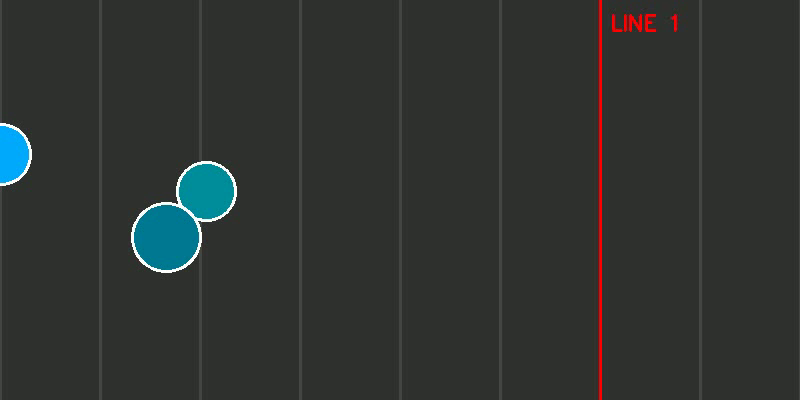
#> input picture frame 60 of bang_chuyen.mp4, 800 x 400 px
$ python lab2.py
#> lines starting #> are read from the running program, lines starting #| are printed output that depends on the picture; after the words box and inside, x2 and y2 are one past the last pixel; in counts of white or black regions, pixels touching at a corner belong together
import cv2 as cv
import numpy as np

vid = cv.VideoCapture("bang_chuyen.mp4")


# how many frames to run red-line detection for before locking positions
DETECTION_LOCK_FRAMES = 30

trackers = []
next_id = 0
frame_count = 0

# smoothing and fade settings to reduce flicker
SMOOTH_ALPHA = 0.6
FADE_FRAMES = 4

# detection caps to avoid huge/merged-circle outlines
MAX_PEAK_RADIUS = 40
MAX_DETECTION_RADIUS = 80

# Detected vertical line x-positions (in pixels) and their counts
line_xs = []
line_counts = []

def detect_red_lines(frame):
    h, w = frame.shape[:2]
    hsv = cv.cvtColor(frame, cv.COLOR_BGR2HSV)
    lower1 = np.array([0, 100, 100])
    upper1 = np.array([10, 255, 255])
    lower2 = np.array([160, 100, 100])
    upper2 = np.array([180, 255, 255])
    m1 = cv.inRange(hsv, lower1, upper1)
    m2 = cv.inRange(hsv, lower2, upper2)
    mask = cv.bitwise_or(m1, m2)
    kernel = cv.getStructuringElement(cv.MORPH_RECT, (5, 5))
    mask = cv.morphologyEx(mask, cv.MORPH_CLOSE, kernel, iterations=2)
    contours, _ = cv.findContours(mask, cv.RETR_EXTERNAL, cv.CHAIN_APPROX_SIMPLE)
    xs = []
    for cnt in contours:
        x, y, wc, hc = cv.boundingRect(cnt)
        if hc > h * 0.4 and wc < w * 0.1:
            xs.append(x + wc // 2)
    xs = sorted(xs)
    return xs

def update_detected_lines(xs_new):
    global line_xs, line_counts
    if not xs_new:
        return
    if not line_xs:
        line_xs = xs_new.copy()
        line_counts = [0] * len(line_xs)
        return
    matched = [False] * len(xs_new)
    new_xs = []
    new_counts = []
    for i, oldx in enumerate(line_xs):
        best_j = None
        best_d = None
        for j, nx in enumerate(xs_new):
            if matched[j]:
                continue
            d = abs(oldx - nx)
            if best_d is None or d < best_d:
                best_d = d
                best_j = j
        if best_j is not None and best_d < 80:
            new_xs.append(xs_new[best_j])
            new_counts.append(line_counts[i])
            matched[best_j] = True
    for j, nx in enumerate(xs_new):
        if not matched[j]:
            new_xs.append(nx)
            new_counts.append(0)
    line_xs = new_xs
    line_counts = new_counts

def match_tracker(x, y, trackers, r=None, thresh=60):
    best_i = None
    best_d = None
    for i, t in enumerate(trackers):
        tx, ty = t['pos']
        tr = t.get('r', 20)
        d = np.hypot(tx - x, ty - y)
        # adaptive threshold based on sizes to avoid wrong large jumps
        adaptive = int(max(thresh, 0.5 * (tr + (r if r is not None else tr))))
        if best_d is None or d < best_d:
            best_d = d
            best_i = i
    if best_d is not None and best_d < adaptive:
        return best_i
    return None

while True:
    ret, frame = vid.read()
#> frame is the input picture: shape (400, 800, 3); mean B, G, R 48.9, 51.2, 47.5
    if not ret:
        break
    if frame is None:
        continue

    h, w = frame.shape[:2]
    frame_count += 1
    # detect red vertical line(s) for the first few frames to stabilize, then lock
    if frame_count <= DETECTION_LOCK_FRAMES:
        xs_new = detect_red_lines(frame)
#> in detect_red_lines, `m1 = cv.inRange(hsv, lower1, upper1)`:
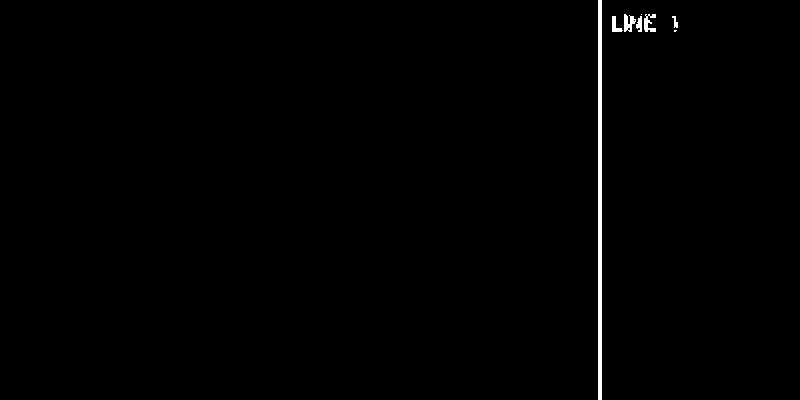
#> m1: shape (400, 800); 0.64% white; 8 white regions (2 under 20 px), largest, box (x1, y1, x2, y2) and area: (598, 0, 602, 400) 1600, (624, 14, 636, 32) 133, (644, 14, 656, 32) 123, (612, 16, 623, 32) 89, (636, 16, 642, 32) 66, (672, 16, 678, 28) 39
#> in detect_red_lines, `mask = cv.morphologyEx(mask, cv.MORPH_CLOSE, kernel, iterations=2)`:
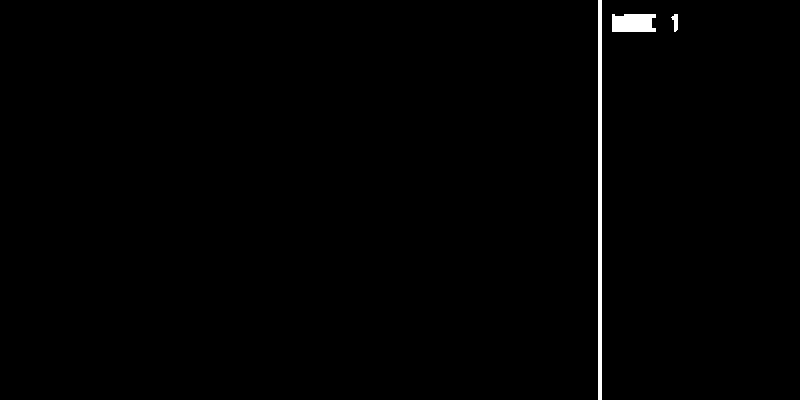
#> mask: shape (400, 800); 0.75% white; 3 white regions
#> in detect_red_lines, `contours, _ = cv.findContours(mask, cv.RETR_EXTERNAL, cv.CHAIN_APPROX_..`: contours = 3 contours; box (x1, y1, x2, y2) and area: (598, 0, 602, 400) 1197, (612, 14, 656, 32) 669, (671, 14, 678, 32) 57
#> the loop in detect_red_lines, `for cnt in contours:` made 3 passes
#> (x, y, wc, hc) on passes 1 to 2: (671, 14, 7, 18), (612, 14, 44, 18)
#> after the loop in detect_red_lines, `for cnt in contours:`: xs = [600]
#> xs_new = [600]
        if xs_new:
            update_detected_lines(xs_new)
#> in update_detected_lines, `line_counts = [0] * len(line_xs)`: line_counts = [0]

    gray = cv.cvtColor(frame, cv.COLOR_BGR2GRAY)
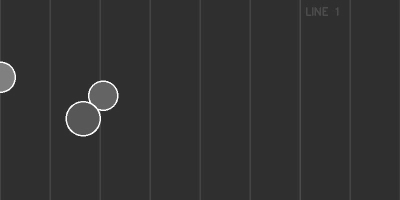
#> gray: shape (400, 800) (shown at 1/2 size); min 38, max 255, mean 49.8
    gray = cv.medianBlur(gray, 5)

    # tighten Hough parameters to reduce false positives and cap max radius
    circles = cv.HoughCircles(gray, cv.HOUGH_GRADIENT, dp=1.2, minDist=40,
                              param1=50, param2=40, minRadius=6, maxRadius=MAX_DETECTION_RADIUS)
#> circles = [[166.2, 234.6, 34.08], [204.6, 192.6, 29.4]]

    # Additional contour-based detections (helps with occluded/merged/small circles)
    _, bw = cv.threshold(gray, 0, 255, cv.THRESH_BINARY + cv.THRESH_OTSU)
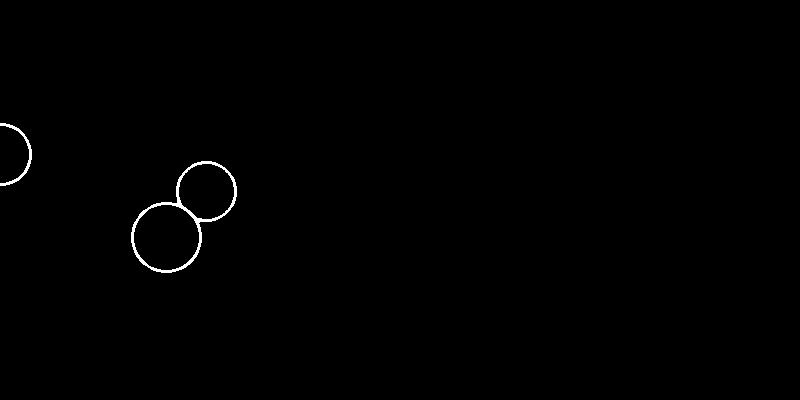
#> bw: shape (400, 800); 0.44% white; 2 white regions
    kernel3 = cv.getStructuringElement(cv.MORPH_ELLIPSE, (3, 3))
    bw = cv.morphologyEx(bw, cv.MORPH_OPEN, kernel3, iterations=1)
    contours, _ = cv.findContours(bw, cv.RETR_EXTERNAL, cv.CHAIN_APPROX_SIMPLE)
#> contours = 2 contours; box (x1, y1, x2, y2) and area: (131, 161, 237, 273) 6629, (0, 123, 32, 186) 197

    detections = []
    if circles is not None:
        circles = np.uint16(np.around(circles))
#> circles = [[166, 235, 34], [205, 193, 29]]
        for c in circles[0, :]:
            detections.append((int(c[0]), int(c[1]), int(c[2])))
#> this loop made 2 passes
#> after the loop, detections = [(166, 235, 34), (205, 193, 29)]

    for cnt in contours:
        area = cv.contourArea(cnt)
        if area < 50:
            continue
        perim = cv.arcLength(cnt, True)
        circ = 0
        if perim > 0:
            circ = 4 * np.pi * area / (perim * perim)
        (cx, cy), cr = cv.minEnclosingCircle(cnt)
        # Accept small circles or reasonably circular contours
        if circ > 0.4 or cr < 18:
            detections.append((int(cx), int(cy), int(cr)))
        else:
            # Large/merged contour: use distance transform to find multiple peaks
            mask = np.zeros(gray.shape, dtype=np.uint8)
            cv.drawContours(mask, [cnt], -1, 255, -1)
            dist = cv.distanceTransform(mask, cv.DIST_L2, 5)
            minVal, maxVal, minLoc, maxLoc = cv.minMaxLoc(dist)
            if maxVal > 6:
                # local maxima as peaks
                dil = cv.dilate(dist, np.ones((15, 15), np.uint8))
                peaks = (dist == dil) & (dist > 0.4 * maxVal)
                ys, xs = np.where(peaks)
                for yy, xx in zip(ys, xs):
                    peak_r = int(dist[yy, xx])
                    # ignore very large peaks (likely background/merged large area)
                    if peak_r <= MAX_PEAK_RADIUS:
                        detections.append((int(xx), int(yy), peak_r))
#> this loop made 2 passes
#> (area, perim, circ, cx, cy, cr, minVal, maxVal) on pass 2: (197, 203, 0.0601, 2.5, 154, 31.1, 0, 2)
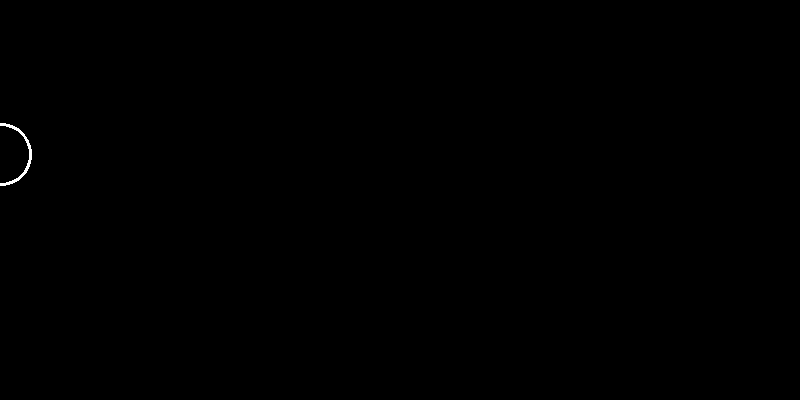
#> mask: shape (400, 800); 0.09% white; 1 white region, box (x1, y1, x2, y2) and area: (0, 123, 32, 186) 285
#> after the loop, detections = [(166, 235, 34), (205, 193, 29), (183, 215, 63)]

    # deduplicate detections (merge nearby ones)
    filtered = []
    for (x, y, r) in detections:
        keep = True
        for (fx, fy, fr) in filtered:
            if np.hypot(fx - x, fy - y) < max(8, 0.4 * min(fr, r)):
                keep = False
                break
        if keep:
            filtered.append((x, y, r))
#> this loop made 3 passes
#> after the loop, filtered = [(166, 235, 34), (205, 193, 29), (183, 215, 63)]

    seen_ids = set()
    # feed detections into tracker matching
    for (x, y, r) in filtered:
        # cap detection radius to avoid sudden huge outlines
        if r > MAX_DETECTION_RADIUS:
            r = MAX_DETECTION_RADIUS
        i = match_tracker(x, y, trackers, r=r)
        if i is None:
            trackers.append({'id': next_id, 'pos': (x, y), 'r': r, 'smooth_pos': (x, y), 'smooth_r': r, 'counted_lines': set(), 'missed': 0, 'hits': 1})
            i = len(trackers) - 1
            next_id += 1
            prev_x = trackers[i]['pos'][0]
        else:
            prev_x = trackers[i]['pos'][0]

        # increase hit count for tracker (used to suppress spurious trackers)
        trackers[i]['hits'] = min(trackers[i].get('hits', 1) + 1, 10)

        # check crossing for each configured line (left->right)
        # only count if tracker has enough hits (seen on multiple frames)
        for li, lx in enumerate(line_xs):
            if trackers[i].get('hits', 0) >= 2:
                if (li not in trackers[i]['counted_lines']) and (prev_x < lx <= x):
                    line_counts[li] += 1
                    trackers[i]['counted_lines'].add(li)

        # update tracker with new observation (store radius too) and smooth position/radius
        old_sx, old_sy = trackers[i].get('smooth_pos', (x, y))
        sx = SMOOTH_ALPHA * x + (1 - SMOOTH_ALPHA) * old_sx
        sy = SMOOTH_ALPHA * y + (1 - SMOOTH_ALPHA) * old_sy
        trackers[i]['smooth_pos'] = (sx, sy)
        trackers[i]['smooth_r'] = SMOOTH_ALPHA * r + (1 - SMOOTH_ALPHA) * trackers[i].get('smooth_r', r)
        trackers[i]['pos'] = (x, y)
        trackers[i]['r'] = r
        trackers[i]['missed'] = 0
        seen_ids.add(trackers[i]['id'])
#> this loop made 3 passes
#> (x, y, next_id, prev_x, old_sx, old_sy, sx) on pass 1: (166, 235, 1, 166, 166, 235, 166)
#> after the loop, next_id = 1; seen_ids = 1 item; trackers = 1 item

    # increment missed counters and remove very stale or low-confidence trackers
    for t in trackers:
        if t['id'] not in seen_ids:
            t['missed'] += 1
#> this loop made 1 pass

    new_trackers = []
    for t in trackers:
        # drop trackers that were only seen once and then missed for a while (likely false)
        if t['missed'] > 10 and t.get('hits', 0) < 2:
            continue
        # drop trackers that are extremely stale
        if t['missed'] > 60:
            continue
        new_trackers.append(t)
#> after the loop, new_trackers = 1 item
    trackers = new_trackers

    # draw UI: per-line counts
    font = cv.FONT_HERSHEY_SIMPLEX
#> font = 0

    # draw labels and counts only (do not draw extra vertical lines)
    for idx, lx in enumerate(line_xs):
        label = f"LINE {idx+1}"
        cv.putText(frame, label, (lx + 8, 30), font, 0.7, (0, 0, 255), 2, cv.LINE_AA)
        cv.putText(frame, f"Count: {line_counts[idx]}", (lx + 8, 60), font, 0.6, (0, 255, 0), 2, cv.LINE_AA)
#> this loop made 1 pass
#> (lx, label) on pass 1: (600, 'LINE 1')
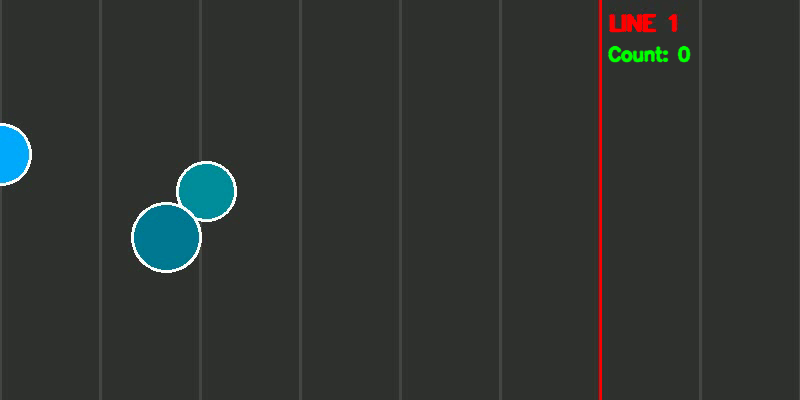
#> frame: shape (400, 800, 3); 0.5% of pixels changed, all inside (x1, y1, x2, y2) = (607, 13, 691, 63)

    # draw red 1-pixel outline with smoothing and short fade to avoid flicker
    for t in trackers:
        if t.get('hits', 0) < 2:
            continue
        missed = t.get('missed', 0)
        if missed > FADE_FRAMES:
            continue
        sx, sy = t.get('smooth_pos', t['pos'])
        sr = int(t.get('smooth_r', t.get('r', 16)))
        alpha = 1.0 if missed == 0 else max(0.15, 1.0 - float(missed) / FADE_FRAMES)
        tmp = frame.copy()
        cv.circle(tmp, (int(sx), int(sy)), sr, (0, 0, 255), 1)
        cv.addWeighted(tmp, alpha, frame, 1.0 - alpha, 0, frame)
#> this loop made 1 pass
#> (missed, sx, sy, sr, alpha) on pass 1: (0, 185.6, 212.9, 50, 1)
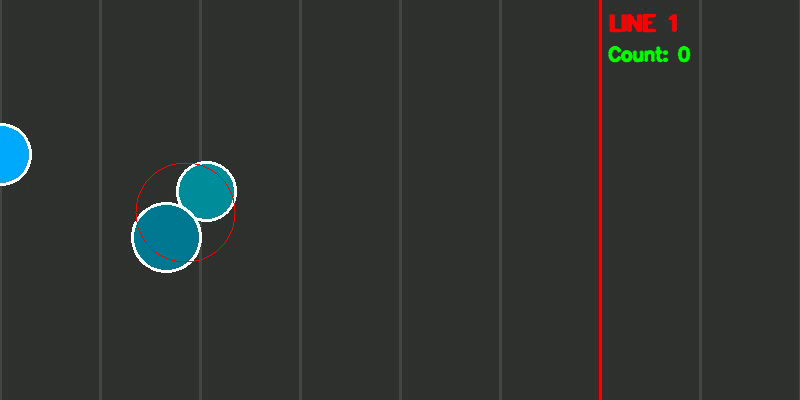
#> frame: shape (400, 800, 3); 0.09% of pixels changed, all inside (x1, y1, x2, y2) = (135, 162, 236, 263)

    cv.imshow("video", frame)
    if cv.waitKey(30) & 0xFF == ord('q'):
#> (key q is pressed here)
        break

vid.release()
cv.destroyAllWindows()

$ run again, starting later in the video
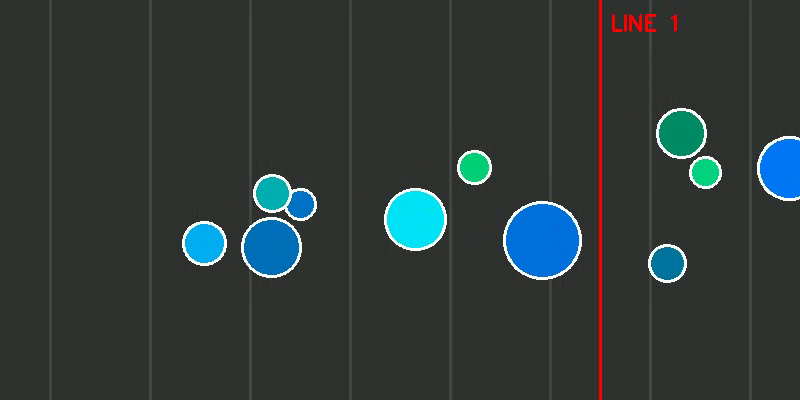
#> input picture frame 270 of bang_chuyen.mp4, 800 x 400 px
#> frame is the input picture: shape (400, 800, 3); mean B, G, R 56.6, 56.6, 48.1
#> hsv: shape (400, 800, 3); mean H, S, V 53, 30.8, 61.3
#> m1: shape (400, 800); 0.64% white; 8 white regions (2 under 20 px), largest, box (x1, y1, x2, y2) and area: (598, 0, 602, 400) 1600, (624, 14, 636, 32) 133, (644, 14, 656, 32) 99, (612, 16, 623, 32) 89, (636, 16, 642, 32) 66, (674, 16, 678, 30) 40
#> m2: shape (400, 800); 0.04% white in thin lines or dots, all inside (x1, y1, x2, y2) = (612, 14, 678, 32)
#> in detect_red_lines, `contours, _ = cv.findContours(mask, cv.RETR_EXTERNAL, cv.CHAIN_APPROX_..`: contours = 3 contours; box (x1, y1, x2, y2) and area: (598, 0, 602, 400) 1197, (612, 14, 656, 32) 680, (671, 14, 678, 32) 58
#> the loop in detect_red_lines, `for cnt in contours:` made 3 passes
#> (x, y, wc, hc) on passes 1 to 2: (671, 14, 7, 18), (612, 14, 44, 18)
#> after the loop in detect_red_lines, `for cnt in contours:`: xs = [600]
#> line_counts = [0]
#> `circles = cv.HoughCircles(gray, cv.HOUGH_GRADIENT, dp=1.2, minDist=40,..`: circles = [[540.6, 240.6, 37.92], [270.6, 246.6, 30.84], [415.8, 220.2, 29.76], [681, 132.6, 26.04], [666.6, 263.4, 19.44], [705, 172.2, 16.56], [203.4, 243, 21.84], [270.6, 192.6, 18.24], [474.6, 167.4, 16.92], [785.4, 171, 28.44]]
#> `_, bw = cv.threshold(gray, 0, 255, cv.THRESH_BINARY + cv.THRESH_OTSU)`:
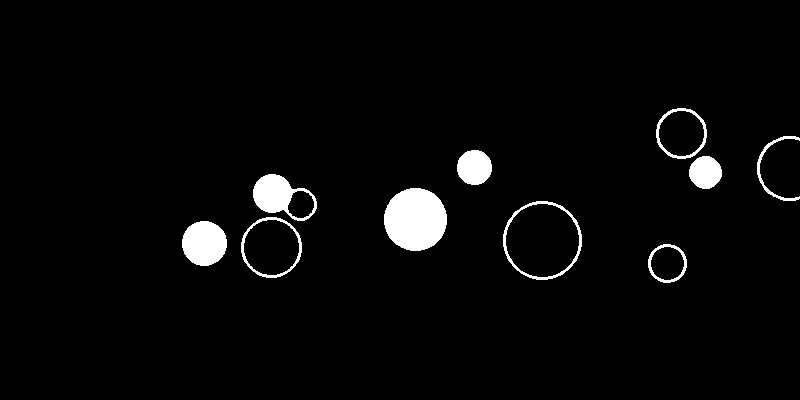
#> bw: shape (400, 800); 3.2% white; 10 white regions
#> `contours, _ = cv.findContours(bw, cv.RETR_EXTERNAL, cv.CHAIN_APPROX_SI..`: contours = 10 contours; largest, box (x1, y1, x2, y2) and area: (503, 201, 582, 280) 4766, (384, 188, 447, 251) 3032, (241, 217, 302, 278) 2820, (656, 108, 707, 159) 1980, (253, 174, 317, 221) 1890
#> `circles = np.uint16(np.around(circles))`: circles = [[541, 241, 38], [271, 247, 31], [416, 220, 30], [681, 133, 26], [667, 263, 19], [705, 172, 17], [203, 243, 22], [271, 193, 18], [475, 167, 17], [785, 171, 28]]
#> the loop `for c in circles[0, :]:` made 10 passes
#> after the loop `for c in circles[0, :]:`: detections = [(541, 241, 38), (271, 247, 31), (416, 220, 30), (681, 133, 26), (667, 263, 19), (705, 172, 17), (203, 243, 22), (271, 193, 18), (475, 167, 17), (785, 171, 28)]
#> the loop `for cnt in contours:` made 10 passes
#> (area, perim, circ, cx, cy, cr, minVal, maxVal) on pass 9: (254, 253.1, 0.0498, 788.9, 168, 32.58, 0, 2.2)
#> after the loop `for cnt in contours:`: detections = 19 items, first 6: (541, 241, 38), (271, 247, 31), (416, 220, 30), (681, 133, 26), (667, 263, 19), (705, 172, 17)
#> the loop `for (x, y, r) in detections:` made 19 passes
#> after the loop `for (x, y, r) in detections:`: filtered = [(541, 241, 38), (271, 247, 31), (416, 220, 30), (681, 133, 26), (667, 263, 19), (705, 172, 17), (203, 243, 22), (271, 193, 18), (475, 167, 17), (785, 171, 28), (284, 197, 32)]
#> the loop `for (x, y, r) in filtered:` made 11 passes
#> (x, y, prev_x, old_sx, old_sy, sx) on passes 1 to 8: (541, 241, 541, 541, 241, 541), (271, 247, 271, 271, 247, 271), (416, 220, 416, 416, 220, 416), (681, 133, 681, 681, 133, 681), (667, 263, 667, 667, 263, 667), (705, 172, 681, 681, 133, 695.4), (203, 243, 203, 203, 243, 203), (271, 193, 271, 271, 247, 271)
#> after the loop `for (x, y, r) in filtered:`: next_id = 8; seen_ids = 8 items
#> the loop `for t in trackers:` made 8 passes
#> font = 0
#> the loop `for idx, lx in enumerate(line_xs):` made 1 pass
#> (lx, label) on pass 1: (600, 'LINE 1')
#> the loop `for t in trackers:` made 8 passes
#> after the loop `for t in trackers:`:
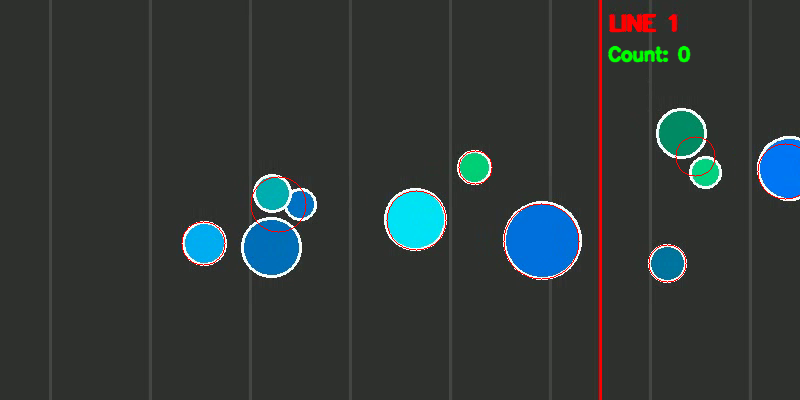
#> frame: shape (400, 800, 3); mean B, G, R 55.8, 56.3, 48.5
